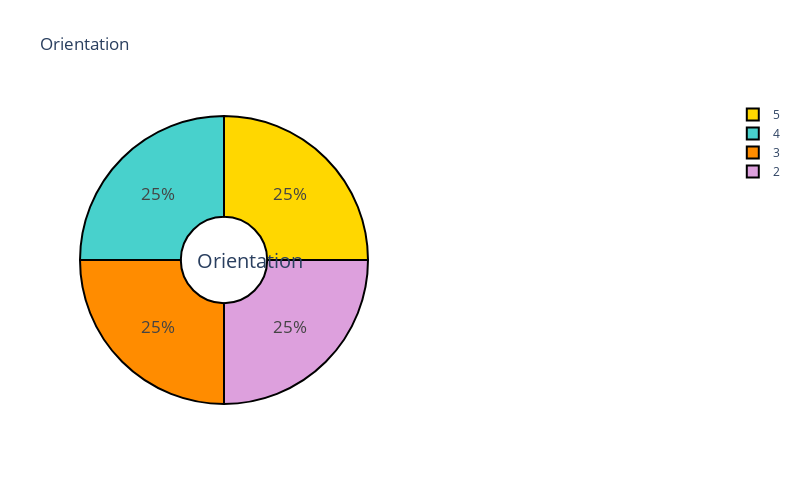

The notebook cell this image was saved under:
### Code cell
fig = make_subplots(rows=1, cols=2, specs=[[{'type':'domain'}, {'type':'domain'}]])

fig.add_trace(
    go.Pie(values=train_types, labels=train_types.index.tolist(), name="Orientation" , hole=.3),
              1, 1)

fig.update_traces(hoverinfo='label+percent+value', textinfo='percent', textfont_size=17, textposition="inside",
                  marker=dict(colors=['gold', 'mediumturquoise', 'darkorange', 'plum'],  
                              line=dict(color='#000000', width=2)
                             )
                 )

fig.update_layout(
    title_text="Orientation",
    height=500, width=800,
    annotations=[dict(text='Orientation', x=0.18, y=0.5, font_size=20, showarrow=False)]
)

fig.show()

### Figure 1 — Plotly figure (JSON) as saved in the notebook; plotly's stock layout.template omitted (floating-point values rounded to 4 significant figures)
{"data": [{"domain": {"x": [0, 0.45], "y": [0, 1]}, "hole": 0.3, "hoverinfo": "label+percent+value", "labels": [5, 4, 3, 2], "marker": {"colors": ["gold", "mediumturquoise", "darkorange", "plum"], "line": {"color": "#000000", "width": 2}}, "name": "Orientation", "textfont": {"size": 17}, "textinfo": "percent", "textposition": "inside", "type": "pie", "values": [192, 192, 192, 192]}], "layout": {"annotations": [{"font": {"size": 20}, "showarrow": false, "text": "Orientation", "x": 0.18, "y": 0.5}], "height": 500, "title": {"text": "Orientation"}, "width": 800}}
